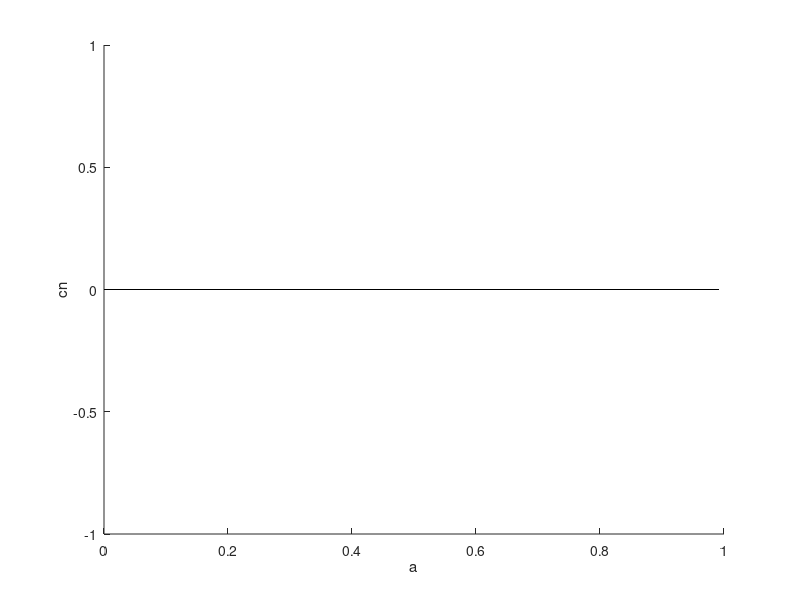

Write the MATLAB code that produced this figure.
function the_dynamics_of_biological_populations
a = 0.001:1e-2:1;
Na = length(a);
N = 20;
Nc = 220;
cn = zeros(Na,N);
b = 1.1e+6;
r = 0.1;
s = 16;

t = 1:Nc;
for i = 1:Na
    c = zeros(Nc,1);
    c(1) = 1;
    
    for n = 2:Nc
        c(n) = 4*r*c(n-1)*(1-c(n-1));
    end
    for k =1:N
        cn(i,k)=c(end -k+1);
    end
end
figure
hold on;
plot(a,cn,'k');
xlabel('a');
ylabel('cn');
end
